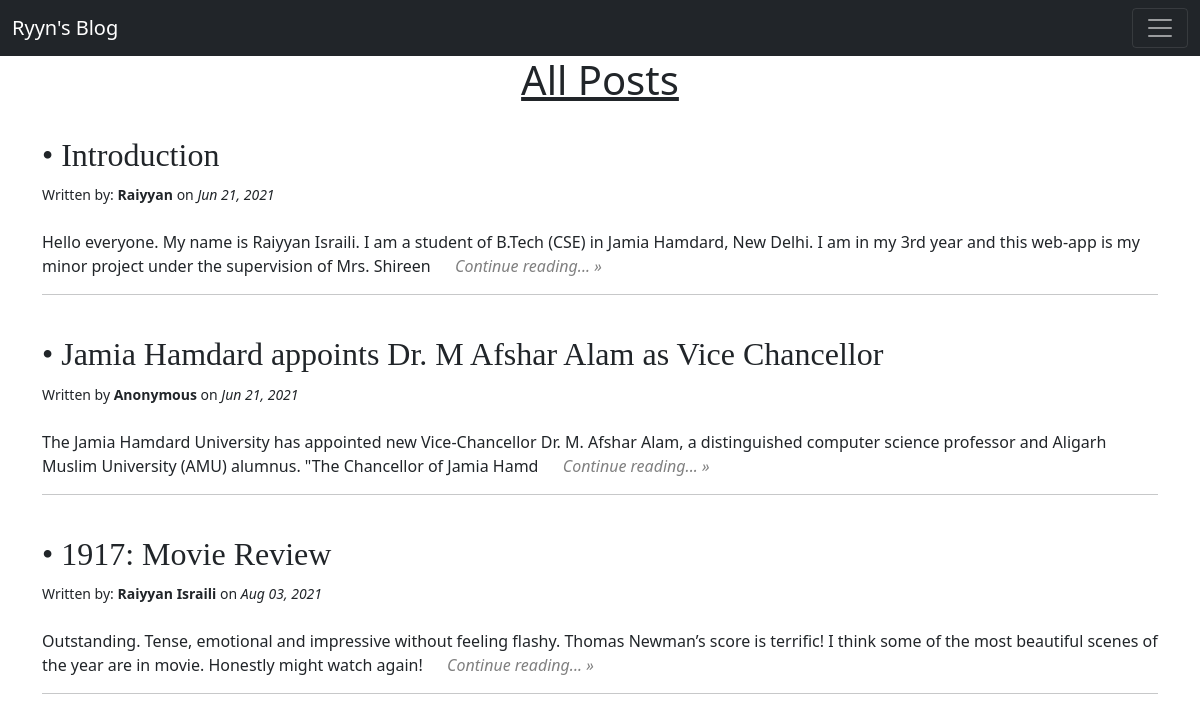
Page /posts on the earlier database version.
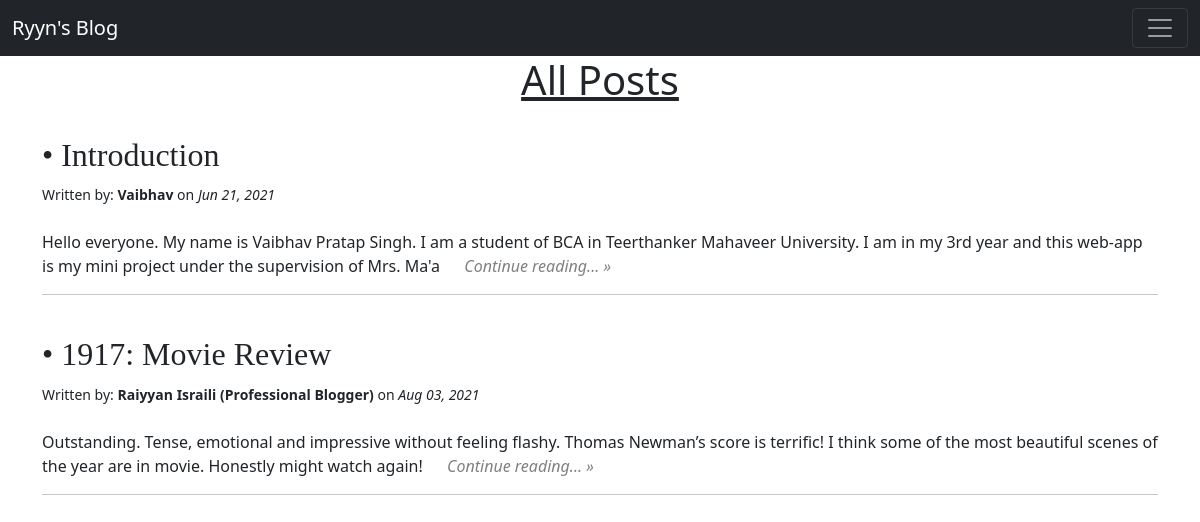
Same page on the later database version.
### app.py (models this page shows, shortened)
class BlogPost(db.Model):
    id = db.Column(db.Integer, primary_key=True)
    title = db.Column(db.String(100), nullable=False)
    content = db.Column(db.Text, nullable=False)
    author = db.Column(db.String(20), nullable=False, default='Anonymous')
    date_posted = db.Column(db.DateTime, nullable=False, default=datetime.now())
    def header(self):
        return self.content[:200]

### app.py (the view)
@app.route('/posts')
def posts():
    all_posts = BlogPost.query.order_by(BlogPost.date_posted).all()
    return render_template('posts.html', posts=all_posts)

### templates/posts.html (shortened to what this page needs)
{% extends 'base.html' %}
{% block body %}
<h1 id="all-post">All Posts</h1>
    {% for post in posts %}
        <br>
        <h2 class="title-post">&bull; {{ post.title }}</h2>
        {% if post.author %}
            <small>Written by: <b>{{ post.author }}</b> on <i>{{post.date_posted.strftime('%b %d, %Y')}}</i></small>
        {% else %}
            <small>Written by <b>Anonymous</b> on <i>{{post.date_posted.strftime('%b %d, %Y')}}</i></small>
        {% endif %}
        <br>
        <br>
        <p>{{ post.header()}}
            <a href="/posts/blog/{{post.id}}" class="post"><i>&emsp; Continue reading... &raquo;</i></a>
        </p>
        <hr>
    {% endfor%}
{% endblock %}

Differences in the rows shown:
removed BlogPost: title "Jamia Hamdard appoints Dr. M Afshar Alam as Vice Chancellor", date_posted "Jun 21, 2021", header "The Jamia Hamdard University has appointed new Vice-Chancellor Dr. M. Afshar Alam, a distinguished computer science professor and Aligarh Muslim University (AMU) alumnus. \"The Chancellor of Jamia Hamd"
changed BlogPost "Introduction": author "Raiyyan" → "Vaibhav"; header "…everyone. My name is Raiyyan Israili. I am a student of B.Tech (CSE) in Jamia Hamdard, New Delhi. I am in my 3rd year and this web-app is my minor project under the supervision of Mrs. Shireen" → "…everyone. My name is Vaibhav Pratap Singh. I am a student of BCA in Teerthanker Mahaveer University. I am in my 3rd year and this web-app is my mini project under the supervision of Mrs. Ma'a"
changed BlogPost: author "Raiyyan Israili" → "Raiyyan Israili (Professional Blogger)"
